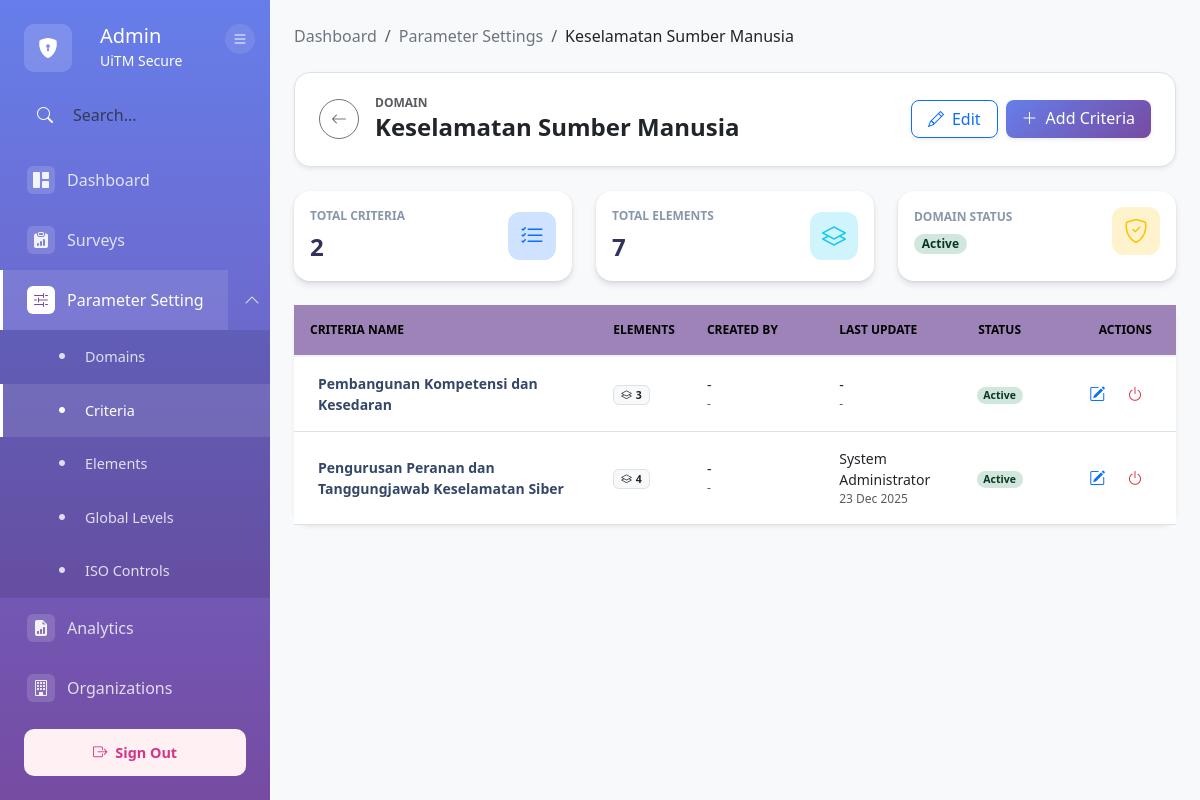
Before: /modules/admin/criteria/view-criteria.php?id=AD004 (signed in) with the older database file.
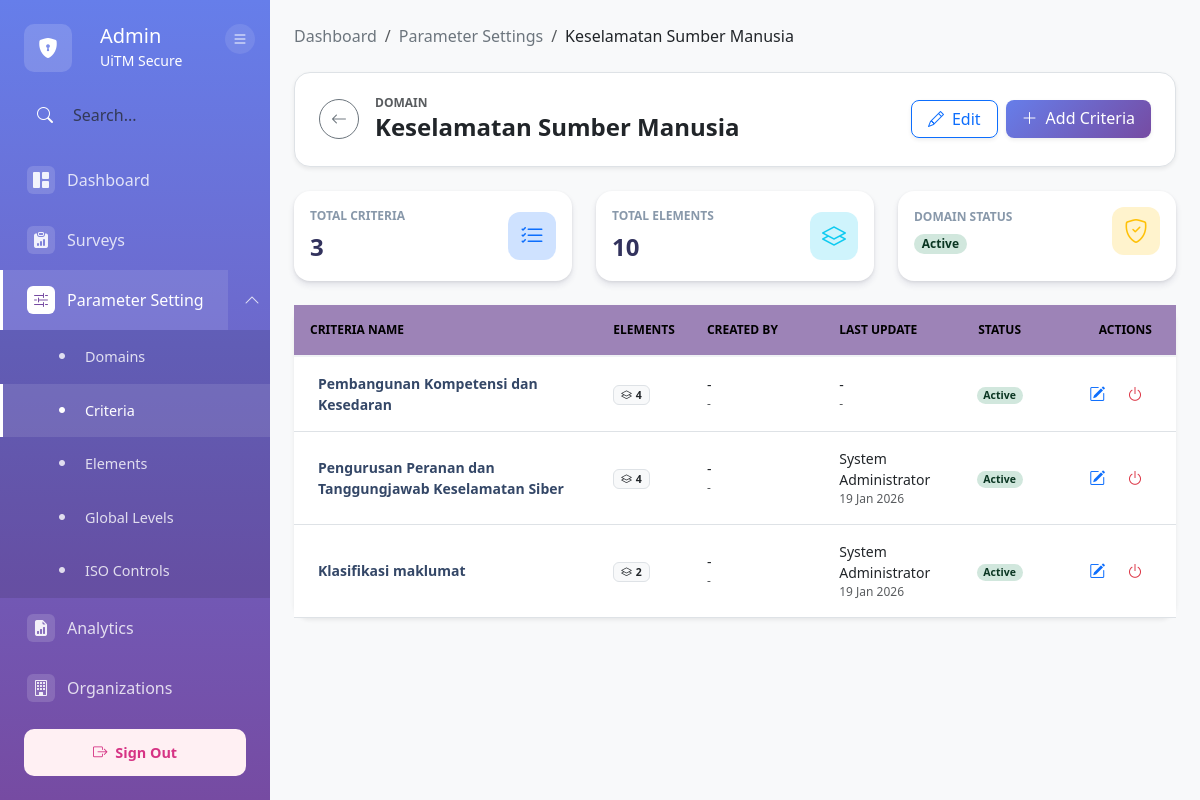
After: the same page with the newer database file.
### tables this page shows
CREATE TABLE `criteria` (
  `criteria_ID` varchar(10) NOT NULL,
  `domain_ID` varchar(10) DEFAULT NULL,
  `criteria_name` varchar(100) NOT NULL,
  `input_id` varchar(10) DEFAULT NULL,
  `input_at` date DEFAULT NULL,
  `updated_id` varchar(10) DEFAULT NULL,
  `updated_at` date DEFAULT NULL,
  `status` enum('Active','Inactive') DEFAULT 'Active'
);

CREATE TABLE `user` (
  `user_ID` int(11) NOT NULL,
  `primary_email` varchar(255) NOT NULL,
  `password` varchar(255) DEFAULT NULL,
  `google_sub_id` varchar(255) DEFAULT NULL,
  `full_name` varchar(255) NOT NULL,
  `department` varchar(50) DEFAULT NULL,
  `status` enum('Active','Inactive') NOT NULL DEFAULT 'Active',
  `email_verified` enum('Verified','Not Verified') NOT NULL DEFAULT 'Not Verified',
  `last_login` datetime DEFAULT NULL,
  `created_at` datetime DEFAULT current_timestamp(),
  `updated_at` datetime DEFAULT current_timestamp() ON UPDATE current_timestamp(),
  `user_organization` varchar(100) DEFAULT NULL,
  `user_position` varchar(100) DEFAULT NULL,
  `user_phone_company` varchar(20) DEFAULT NULL,
  `user_handphone_no` varchar(20) DEFAULT NULL
);

### src/config/database.php (called while the page is built, shortened)
<?php
class Database {
    private $host = DB_HOST;
    private $db_name = DB_NAME;
    private $username = DB_USER;
    private $password = DB_PASS;
    private $charset = DB_CHARSET;
    private $conn = null;
    public function getConnection() {
        if ($this->conn === null) {
            try {
                $dsn = "mysql:host={$this->host};dbname={$this->db_name};charset={$this->charset}";
                $options = [
                    PDO::ATTR_ERRMODE => PDO::ERRMODE_EXCEPTION,
                    PDO::ATTR_DEFAULT_FETCH_MODE => PDO::FETCH_ASSOC,
                    PDO::ATTR_EMULATE_PREPARES => false,
                    PDO::MYSQL_ATTR_INIT_COMMAND => "SET NAMES {$this->charset}"
                ];
                $this->conn = new PDO($dsn, $this->username, $this->password, $options);
                $this->conn->exec("SET time_zone = '+08:00'");
            } catch(PDOException $e) {
                error_log("Connection Error: " . $e->getMessage());
                die("Database connection failed. Please contact administrator.");
            }
        }
        return $this->conn;
    }
    public function query($sql, $params = []) {
        try {
            $stmt = $this->conn->prepare($sql);
            $stmt->execute($params);
            return $stmt;
        } catch(PDOException $e) {
            error_log("Query Error: " . $e->getMessage());
            throw new Exception("Database query failed: " . $e->getMessage());
        }
    }
    public function fetchAll($sql, $params = []) {
        $stmt = $this->query($sql, $params);
        return $stmt->fetchAll();
    }
    public function fetchOne($sql, $params = []) {
        $stmt = $this->query($sql, $params);
        return $stmt->fetch();
    }
}
?>

### src/modules/admin/criteria/view-criteria.php (the view, shortened to what the changed rows need)
<?php
$domain_id = $_GET['id'] ?? null;
$db = new Database();
$domain = $db->fetchOne("SELECT * FROM domain WHERE domain_ID = :id", [':id' => $domain_id]);
$criteria = $db->fetchAll("
    SELECT c.*,
    u.full_name AS input_username,
    u_update.full_name AS updated_username,
            COUNT(DISTINCT e.element_ID) as element_count
    FROM criteria c
    LEFT JOIN
        element e ON c.criteria_ID = e.criteria_ID AND e.status = 'Active'
    LEFT JOIN
        user u ON c.input_id = u.user_ID
    LEFT JOIN
        user u_update ON c.updated_id = u_update.user_ID
    WHERE c.domain_ID = :domain_id
    GROUP BY c.criteria_ID
    ORDER BY c.criteria_ID
", [':domain_id' => $domain_id]);
function getStatusBadge($status) {
    if ($status === 'Active') {
        return '<span class="badge rounded-pill bg-success-subtle text-success-emphasis">Active</span>';
    }
    return '<span class="badge rounded-pill bg-danger-subtle text-danger-emphasis">' . htmlspecialchars($status) . '</span>';
}
?>
<!DOCTYPE html>
<html lang="en">
<head>
    <link href="https://cdn.jsdelivr.net/npm/bootstrap@5.3.0/dist/css/bootstrap.min.css" rel="stylesheet">
    <link rel="stylesheet" href="https://cdn.jsdelivr.net/npm/bootstrap-icons@1.11.0/font/bootstrap-icons.css">
</head>
<body>
    <div class="container-fluid p-0 h-100">
        <div class="row g-0 h-100">
            <div class="col-md-10 col-lg-10 main-content-wrapper">
                <div class="main-content px-4 py-4">
                    <div class="bg-white rounded-4 shadow-sm p-4 mb-4 border">
                        <div class="d-flex flex-wrap justify-content-between align-items-center gap-3">
                            <div class="d-flex align-items-center gap-3">
                                <div>
                                    <h2 class="fw-bold text-dark mb-0 fs-4">
                                        <?php echo htmlspecialchars($domain['domain_name']); ?>
                                    </h2>
                                </div>
                            </div>
                        </div>
                    </div>
                    <div class="row g-4 mb-4">
                        <div class="col-md-4">
                            <div class="card h-100 p-3">
                                <div class="d-flex justify-content-between align-items-center">
                                    <div>
                                        <div class="stat-card-title mb-1">Total Criteria</div>
                                        <div class="stat-card-value"><?php echo count($criteria); ?></div>
                                    </div>
                                </div>
                            </div>
                        </div>
                        <div class="col-md-4">
                            <div class="card h-100 p-3">
                                <div class="d-flex justify-content-between align-items-center">
                                    <div>
                                        <div class="stat-card-title mb-1">Total Elements</div>
                                        <div class="stat-card-value"><?php echo array_sum(array_column($criteria, 'element_count')); ?></div>
                                    </div>
                                </div>
                            </div>
                        </div>
                                        <div class="mt-1"><?php echo getStatusBadge($domain['status']); ?></div>
                    </div>
                    <div class="card border-0 shadow-sm rounded-4 mb-5">
                        <div class="table-responsive">
                            <table class="table table-hover align-middle mb-0">
                                <thead>
                                    <tr>
                                        <th>Criteria Name</th>
                                        <th style="width: 10%;">Elements</th> <th style="width: 15%;">Created By</th>
                                        <th style="width: 15%;">Last Update</th> <th class="text-center" style="width: 10%;">Status</th>
                                        <th class="text-end pe-4" style="width: 15%;">Actions</th>
                                    </tr>
                                </thead>
                                <tbody>
                                    <?php if (empty($criteria)): ?>
                                        <tr>
                                            <td colspan="6" class="text-center py-5">
                                                <div class="text-muted">
                                                    <i class="bi bi-inbox display-4 d-block mb-2"></i>
                                                    No criteria found for this domain. <a href="../criteria/add-criteria.php?domain_id=<?php echo $domain_id; ?>">Add one now</a>.
                                                </div>
                                            </td>
                                        </tr>
                                    <?php else: ?>
                                        <?php foreach ($criteria as $crit):
                                            $viewLink = "../element/view-element.php?id=" . $crit['criteria_ID'];
                                            $isActive = $crit['status'] === 'Active';
                                            $rowAction = $isActive
                                                ? "window.location.href='" . $viewLink . "';"
                                                : "alert('Action Denied: Please activate this criteria before viewing elements.');";
                                        ?>
                                            <tr onclick="<?php echo $rowAction; ?>" style="cursor: pointer; transition: background-color 0.2s;">
                                                <td class="ps-4">
                                                    <div class="d-flex flex-column">
                                                        <span class="fw-bold-dark"><?php echo htmlspecialchars($crit['criteria_name']); ?></span>
                                                    </div>
                                                </td>
                                                <td>
                                                    <span class="badge bg-light text-dark border">
                                                        <i class="bi bi-layers me-1"></i><?php echo $crit['element_count']; ?>
                                                    </span>
                                                </td>
                                                <td>
                                                    <div class="d-flex flex-column">
                                                        <span class="text-dark text-sm"><?php echo htmlspecialchars($crit['input_username'] ?? '-'); ?></span>
                                                        <span class="text-muted" style="font-size: 0.75rem;">
                                                            <?php echo !empty($crit['input_at']) ? date('d M Y', strtotime($crit['input_at'])) : '-'; ?>
                                                        </span>
                                                    </div>
                                                </td>
                                                <td>
                                                    <div class="d-flex flex-column">
                                                        <span class="text-dark text-sm">
                                                            <?php echo htmlspecialchars($crit['updated_username'] ?? '-'); ?>
                                                        </span>
                                                        <span class="text-muted" style="font-size: 0.75rem;">
                                                            <?php echo !empty($crit['updated_at']) ? date('d M Y', strtotime($crit['updated_at'])) : '-'; ?>
                                                        </span>
                                                    </div>
                                                </td>
                                                <td class="text-center">
                                                    <?php echo getStatusBadge($crit['status']); ?>
                                                </td>
                                                <td class="text-end pe-4" onclick="event.stopPropagation();">
                                                    <a href="../criteria/edit-criteria.php?id=<?php echo $crit['criteria_ID']; ?>"
                                                        class="btn btn-sm btn-link <?php echo $crit['status'] === 'Active' ? 'text-primary' : 'text-secondary'; ?> px-2"
                                                        title="Edit"
                                                        onclick="<?php echo ($crit['status'] !== 'Active') ? "alert('Action Denied: Please activate this criteria before editing.'); return false;" : ""; ?>">
                                                        <i class="bi bi-pencil-square fs-6"></i>
                                                    </a>
                                                    <button class="btn btn-sm btn-link <?php echo $crit['status'] === 'Active' ? 'text-danger' : 'text-success'; ?> px-2"
                                                            onclick="toggleCriteriaStatus('<?php echo $crit['criteria_ID']; ?>', '<?php echo $crit['status']; ?>')"
                                                            title="<?php echo $crit['status'] === 'Active' ? 'Deactivate' : 'Activate'; ?>">
                                                        <i class="bi bi-<?php echo $crit['status'] === 'Active' ? 'power' : 'check-circle'; ?> fs-6"></i>
                                                    </button>
                                                </td>
                                            </tr>
                                        <?php endforeach; ?>
                                    <?php endif; ?>
                                </tbody>
                            </table>
                        </div>
                    </div>
                </div>
            </div>
        </div>
    </div>
</body>
</html>

Changed rows visible on the page:
computed for criteria "Pembangunan Kompetensi dan Kesedaran": element_count "3" → "4"
changed criteria "Pengurusan Peranan dan Tanggungjawab Keselamatan Siber": updated_at "23 Dec 2025" → "19 Jan 2026"
now on this page (row edited): criteria: criteria_name "Klasifikasi maklumat", element_count "2", input_username "-", user.full_name "System Administrator", updated_at "19 Jan 2026", status "Active"
Other visible differences:
count($criteria): "2" → "3"
array_sum(array_column($criteria, 'element_count')): "7" → "10"
